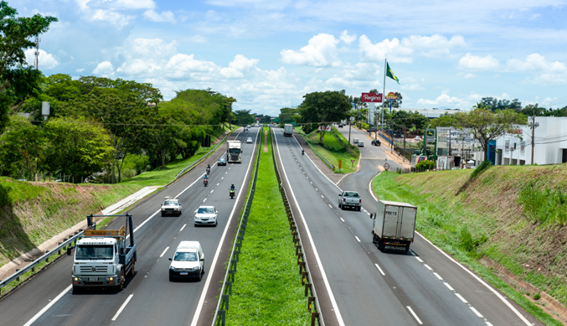
#> input picture openSegment/rodovia.png, 567 x 326 px
$ python openCanny.py
#> lines starting #> are read from the running program, lines starting #| are printed output that depends on the picture
#Usando o filtro Canny

import numpy as np
import cv2

img = cv2.imread('rodovia.png')
#> img is the input picture: shape (326, 567, 3); mean B, G, R 132.9, 150.9, 132.9
img = cv2.cvtColor(img, cv2.COLOR_BGR2GRAY)
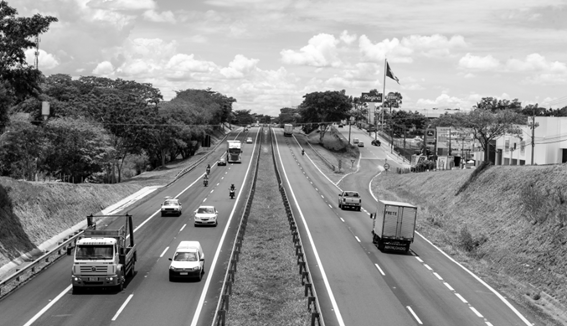
#> img: shape (326, 567); min 0, max 255, mean 143.4

suave = cv2.GaussianBlur(img, (7, 7), 0)
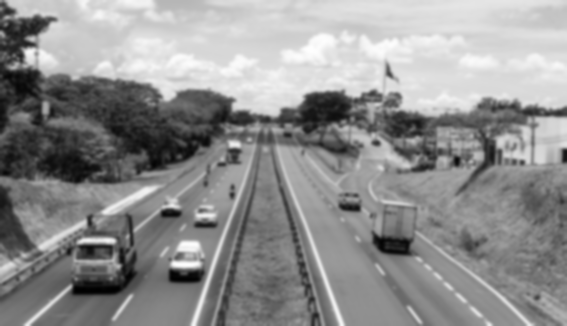
#> suave: shape (326, 567); min 0, max 254, mean 143.4

canny1 = cv2.Canny(suave, 20, 120)
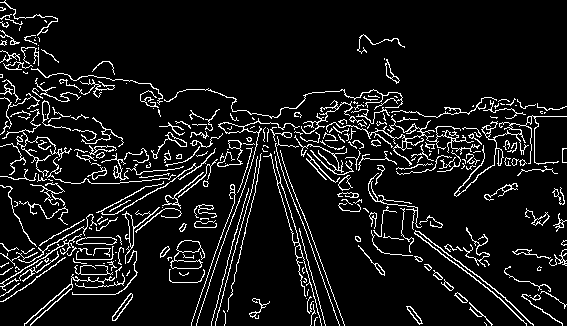
#> canny1: shape (326, 567); 8.8% white in thin lines or dots
canny2 = cv2.Canny(suave, 70, 200)
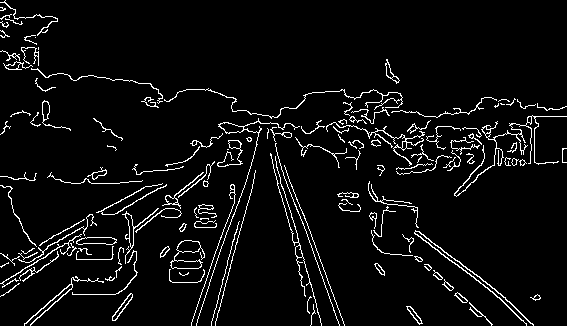
#> canny2: shape (326, 567); 5.3% white in thin lines or dots

resultado = np.vstack([np.hstack([img,suave]), np.hstack([canny1, canny2])])
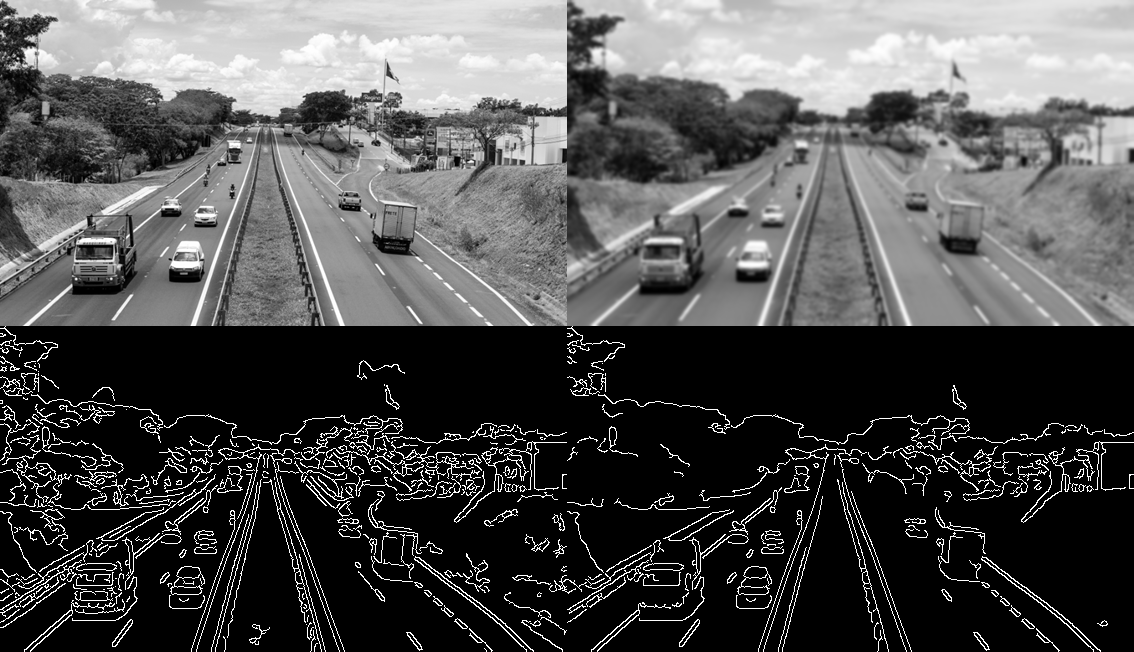
#> resultado: shape (652, 1134); min 0, max 255, mean 80.7

cv2.imshow("Detector de Bordas Canny", resultado)
cv2.imwrite('canny.jpg', resultado)

cv2.waitKey(0)
